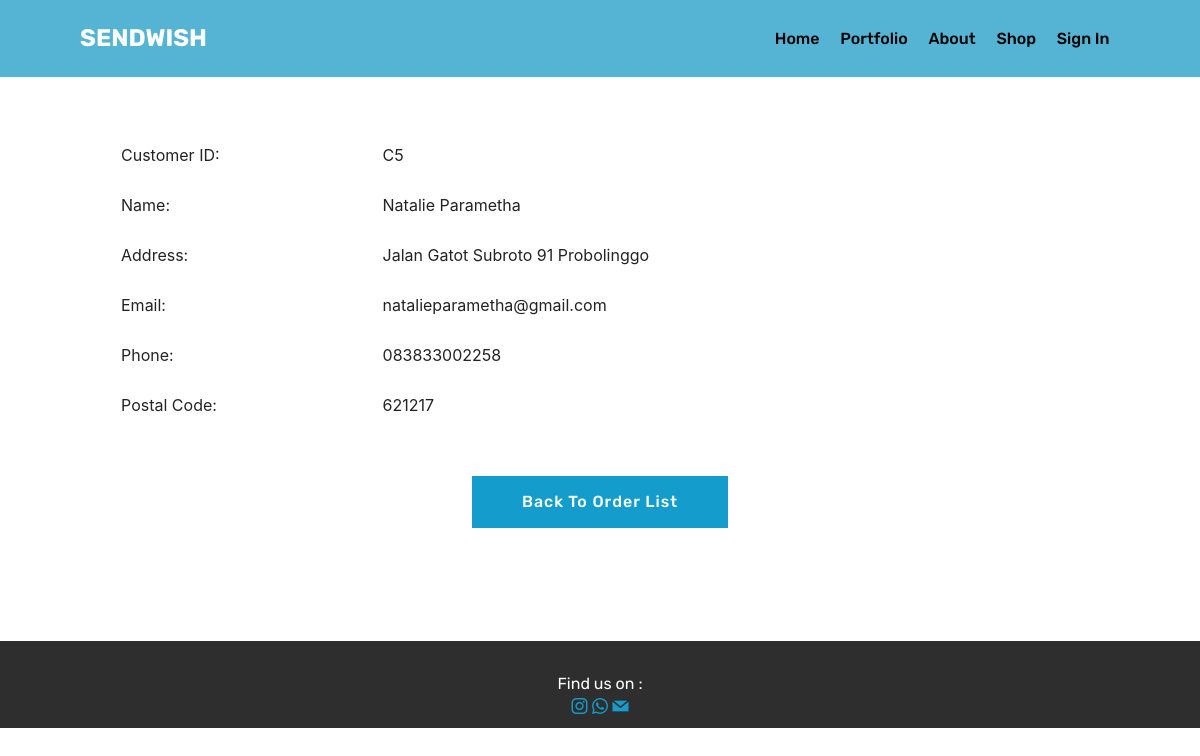
Screenshot of /customer.php?custID=C5 with the database file from the repository.
### tables this page shows
CREATE TABLE IF NOT EXISTS `customer` (
  `id_customer` varchar(50) NOT NULL DEFAULT '',
  `name` varchar(50) NOT NULL,
  `email` varchar(50) NOT NULL,
  `phone` varchar(50) NOT NULL,
  `address` varchar(50) NOT NULL,
  `postal_code` int(10) unsigned NOT NULL
);

### koneksi.php (called while the page is built, shortened)
<?php
	function viewData($sql)
	{
		$con = mysqli_connect("localhost", "root", "", "pfw");
		$result = mysqli_query($con, $sql);
		return $result;
	}
?>

### customer.php (the view, shortened to what this page needs)
<?php
  include "menu.php";
?>
<!DOCTYPE html>
<html >
<head>
  <link rel="stylesheet" href="assets/web/assets/mobirise-icons/mobirise-icons.css">
  <link rel="stylesheet" href="assets/tether/tether.min.css">
  <link rel="stylesheet" href="assets/bootstrap/css/bootstrap.min.css">
  <link rel="stylesheet" href="assets/bootstrap/css/bootstrap-grid.min.css">
  <link rel="stylesheet" href="assets/bootstrap/css/bootstrap-reboot.min.css">
  <link rel="stylesheet" href="assets/dropdown/css/style.css">
  <link rel="stylesheet" href="assets/socicon/css/styles.css">
  <link rel="stylesheet" href="assets/theme/css/style.css">
  <link rel="stylesheet" href="assets/mobirise/css/mbr-additional.css" type="text/css">
</head>
<body>
<?php
  $custID = $_GET['custID'];
?>
  <section class="features18 popup-btn-cards cid-rbljldAFZH" id="features18-k">
    <form id="formAdmin" name="form1" method="post" action="">
      <p>&nbsp;</p>
      <table align="center" width="80%" border="0">
        <tr align="left">
          <td height="50">Customer ID: </td>
          <td>
            <?php
              echo $custID;
            ?>
          </td>
        </tr>
        <tr align="left">
          <td height="50">Name:</td>
          <td>
            <?php
              $sql = "SELECT `customer`.name from `customer` WHERE `id_customer`='$custID';";
              $data = viewData($sql);
              $row = mysqli_fetch_row($data);
              echo $row[0];
            ?>
          </td>
        </tr>
        <tr align="left">
          <td height="50">Address: </td>
          <td>
            <?php
              $sql = "SELECT `customer`.address from `customer` WHERE `id_customer`='$custID';";
              $data = viewData($sql);
              $row = mysqli_fetch_row($data);
              echo $row[0];
            ?>
          </td>
        </tr>
        <tr align="left">
          <td height="50">Email: </td>
          <td>
            <?php
              $sql = "SELECT `customer`.email from `customer` WHERE `id_customer`='$custID';";
              $data = viewData($sql);
              $row = mysqli_fetch_row($data);
              echo $row[0];
            ?>
          </td>
        </tr>
        <tr align="left">
          <td height="50">Phone: </td>
          <td>
            <?php
              $sql = "SELECT `customer`.phone from `customer` WHERE `id_customer`='$custID';";
              $data = viewData($sql);
              $row = mysqli_fetch_row($data);
              echo $row[0];
            ?>
          </td>
        </tr>
        <tr align="left">
          <td height="50">Postal Code: </td>
          <td>
            <?php
              $sql = "SELECT `customer`.postal_code from `customer` WHERE `id_customer`='$custID'";
              $data = viewData($sql);
              $row = mysqli_fetch_row($data);
              echo $row[0];
            ?>
          </td>
        </tr>
      </table>
      <p>&nbsp;</p>
      <p align="center">
        <input class="btn btn-form btn-primary display-4" type="submit" name="back" id="back" value="Back To Order List" />
      </p>
    </form>
  </section>
   <section once="" class="cid-rblxeb4aPl" id="footer6-r">
    <div class="container">
        <div class="media-container-row align-center mbr-white">
            <div class="col-12">
                <p class="mbr-text mb-0 mbr-fonts-style display-7">
                    Find us on :</p>
            </div>
        </div>
    </div>
    <div class="container">
        <div class="media-container-row align-center mbr-white">
            <div class="row social-row">
                <div class="social-list align-right pb-2">
                <div class="soc-item">
                        <a href="https://instagram.com/sendwish.id" target="_blank">
                            <span class="mbr-iconfont mbr-iconfont-social socicon-instagram socicon"></span>
                        </a>
                         <a href="https://wa.me/6283833002258" target="_blank">
                            <span class="mbr-iconfont mbr-iconfont-social socicon-whatsapp socicon"></span>
                        </a>
                         <a href="contactmail.php" target="_blank">
                            <span class="mbr-iconfont mbr-iconfont-social socicon-mail socicon"></span>
                        </a>
                    </div></div>
            </div>
        </div>
    </div>
</section>
</body>
</html>

### assets/theme/css/style.css (style rules this page uses)
section { background-color:#eeeeee }
section,.container,.container-fluid { position:relative;word-wrap:break-word }
a { font-style:normal;font-weight:400;cursor:pointer }
a,a:hover { text-decoration:none }
body { color:#232323 }
h1,h2,h3,h4,h5,h6,.h1,.h2,.h3,.h4,.h5,.h6,.display-1,.display-2,.display-3,.display-4 { line-height:1;word-break:break-word;word-wrap:break-word }
body { position:relative }
section { background-position:50% 50%;background-repeat:no-repeat;background-size:cover }
.mbr-white { color:#ffffff }
.align-center { text-align:center }
.align-right { text-align:right }
.media-container-row { display:-ms-flexbox;display:-webkit-flex;display:flex;-webkit-flex-direction:row;-ms-flex-direction:row;flex-direction:row;-webkit-flex-wrap:wrap;-ms-flex-wrap:wrap;flex-wrap:wrap;-webkit-justify-content:center;-ms-flex-pack:center;justify-content:center;-webkit-align-content:center;-ms-flex-line-pack:center;align-content:center;-webkit-align-items:start;-ms-flex-align:start;align-items:start }
@media (min-width: 992px) { .media-container-row { -webkit-flex-wrap:nowrap;-ms-flex-wrap:nowrap;flex-wrap:nowrap } }
[type="submit"] { -webkit-appearance:none }
.row { display:-webkit-flex;-webkit-flex-wrap:wrap }

### rows the page displays
customer: name "Natalie Parametha", address "Jalan Gatot Subroto 91 Probolinggo", email "natalieparametha@gmail.com", phone "083833002258", postal_code "621217"

### other values shown
$custID "C5"
